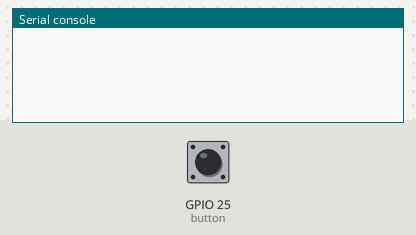
Bench run of a program on a simulated ESP32 board running MicroPython. On the bench: the last lines printed to the serial console. The test bench sets the inputs (shaded band); at power-on: GPIO 25 (button) HIGH.

Above: at 1.2 s.
1.3 s: GPIO 25 (button) pulled LOW for 0.15 s
At 1.43 s:
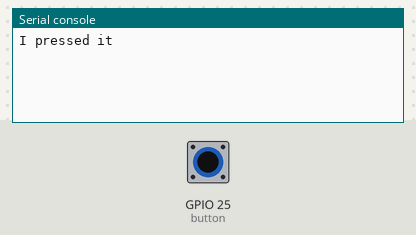
At 2.1 s:
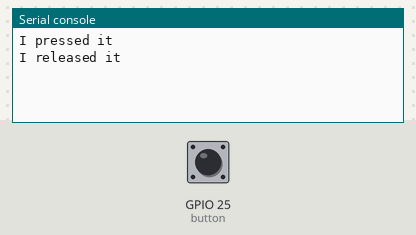

Measured:
- after the input at 1.3 s, the serial console: prints a new line at once (image 1)

The program:

lab2_jh5185_bk3038_yf2768_check2.py
```python
# Checkpoint 2:
from machine import Pin, PWM
import time
last_edge = 0
was_pressed = False

def pressedOrReleased(pin):
    #global because it goes out of scope
    global last_edge, was_pressed
    #this returns how much time has elapsed since
    #the start of the chip cycle.
    now = time.ticks_ms()

    #if the time of the last cycle, and
    #the time elapsed currently is too short
    #(less than 50 ms)
    if time.ticks_diff(now, last_edge) < 50:
        #just get out, this is a bounce.
        return

    #check if this function was visited
    #because the button was pressed
    is_pressed = (pin.value() == 0)
    #check if the function was visited at the same
    #state of the button.
    if is_pressed == was_pressed:
        #then ignore it,
        return
    #set the last time of button change to the time of now
    last_edge = now
    #the current state of button press is the last state
    #(when this function is visisted again.)
    was_pressed = is_pressed
    if is_pressed:
        print("I pressed it")
    else:
        print("I released it")


button = Pin(25, Pin.IN, Pin.PULL_UP)
#the flag for IRQ_FALLING is button PRESSED
#the flag for IRQ_RISING is button RELEASED
#handler is for the handler function when both flags are set to 1.
button.irq(trigger=Pin.IRQ_FALLING|Pin.IRQ_RISING, handler=pressedOrReleased)

while True:
    time.sleep_ms(100)
```
